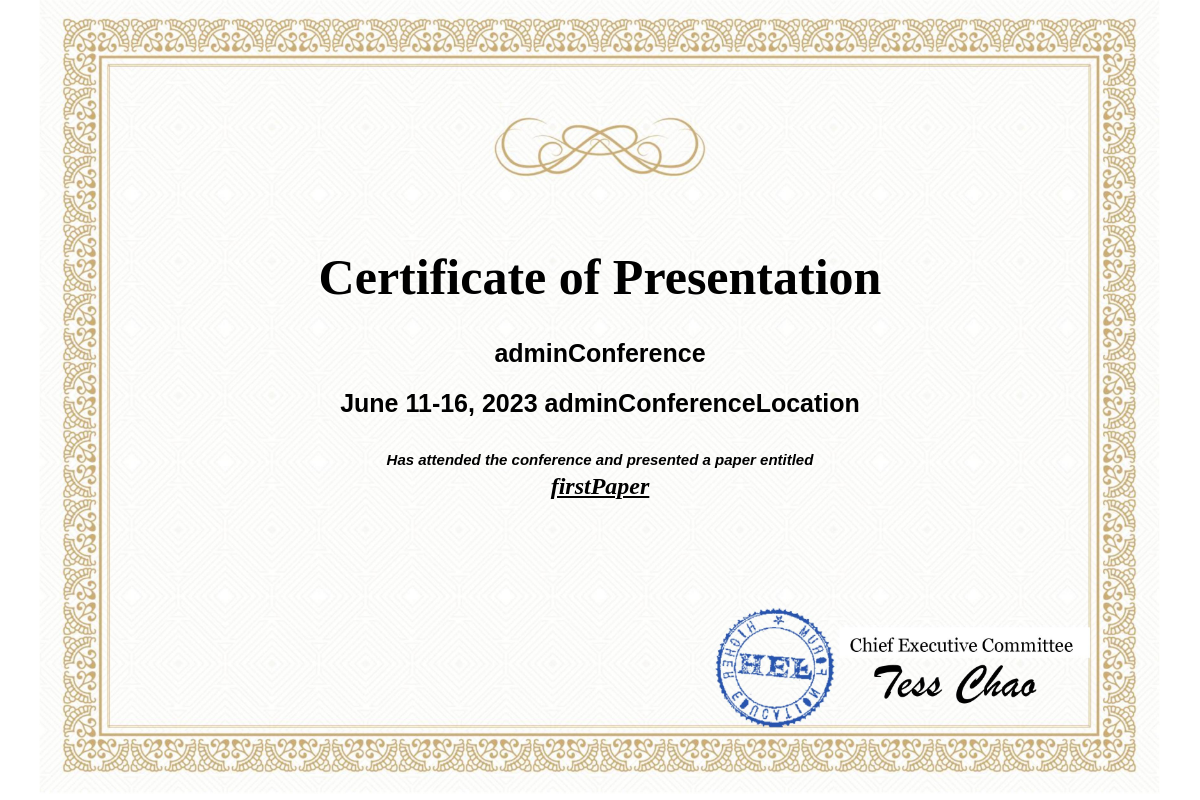
The page /certificate/ (signed in) on the database as committed earlier.
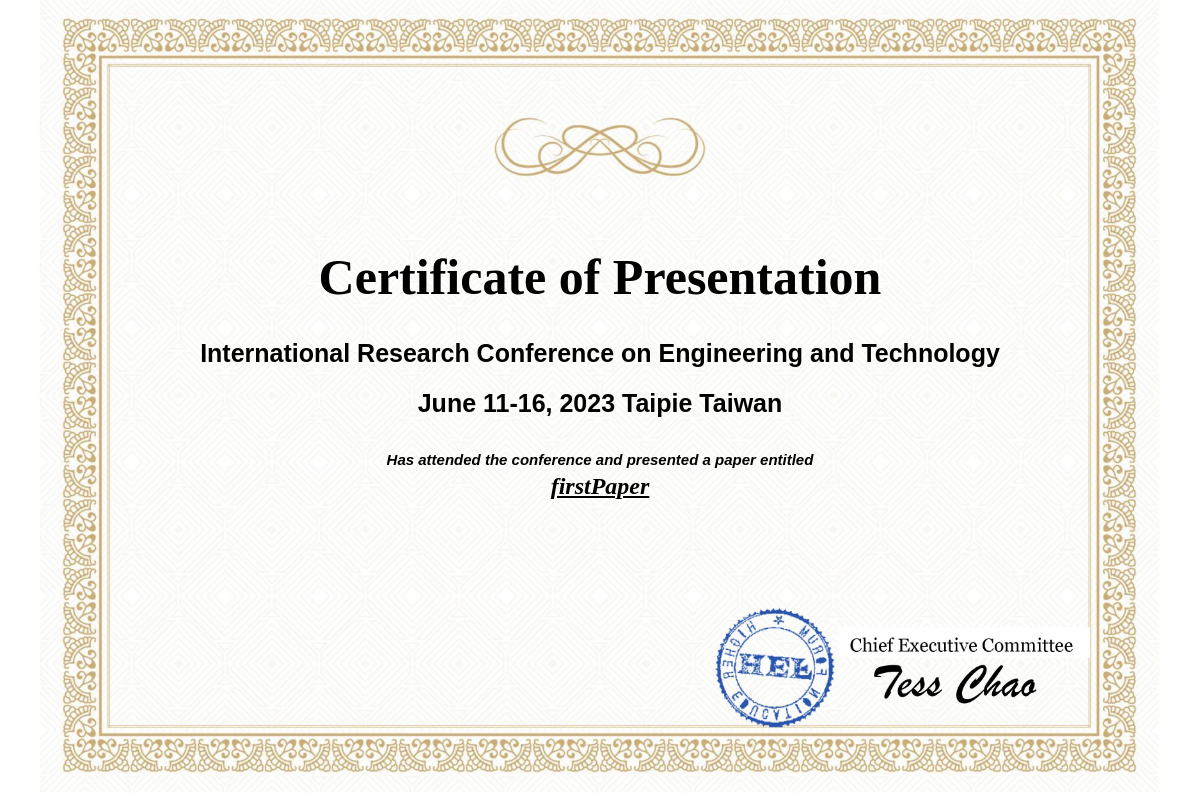
The same page on the database as committed later.
### authentication/models.py (models this page shows, shortened)
class UserProfile(models.Model):
    user = models.OneToOneField(
        User, on_delete=models.CASCADE, primary_key=True)
    userCategory = models.CharField(max_length=20)
    userCountry = models.CharField(max_length=20)
    userUniversity = models.CharField(max_length=40)
    conference = models.ForeignKey(Conference, on_delete=models.CASCADE)
    class Meta:
        verbose_name_plural = "UserProfiles"

class Conference(models.Model):
    conferenceCode = models.CharField(max_length=20, primary_key=True)
    conferenceName = models.CharField(
        max_length=100, default='adminConference')
    conferenceStartDate = models.DateField(default=CONFERENCE_START_DATE)
    conferenceEndDate = models.DateField(default=CONFERENCE_END_DATE)
    conferenceLocation = models.CharField(
        max_length=30, default='adminLocation')
    conferenceType = models.CharField(max_length=20, default='adminType')
    agenda = models.FileField(upload_to='agenda/')
    proceedings = models.FileField(upload_to='proceedings/')
    program = models.FileField(upload_to='program/')

### authentication/views.py (the view)
# urls.py: path('certificate/', views.certificate, name='certificate'),
def certificate(request):
    if request.user.is_authenticated:
        user = request.user
        user_profile = UserProfile.objects.get(user=user)
        paper = Paper.objects.get(user=user)
        context = {
            'user_profile': user_profile,
            'paper': paper,
        }
        return render(request, 'pages/certificate.html', context)
    else:
        messages.error(request, "Please log in to view your certificate.")
        return redirect('sign-in')

### templates/pages/certificate.html (shortened to what this page needs)
{% load static %}
<!DOCTYPE html>
<html lang="en">
<head>
</head>
<body>
  <img id="background-image" src="../static/img/certificate1.jpg" alt="Certificate Background">
  <div class="certificate-content">
    <h1 class="title">Certificate of Presentation</h1>
    <h1 class="conference-name">{{ user_profile.conference.conferenceName }}</h1>
    <h2 class="conference-details">{{ user_profile.conference.conferenceStartDate|date:"F j" }}-{{ user_profile.conference.conferenceEndDate|date:"j, Y" }} {{ user_profile.conference.conferenceLocation }}</h2>
    <h5 class="attend"> Has attended the conference and presented a paper entitled</h5>
    <h5 class="paper-title"> {{ paper.paperTitle }}</h5>
  </div>
  </body>
</html>

Rows that differ between the two databases and show on the page:
changed through a linked row, UserProfile "June 11": conference.conferenceName "adminConference" → "International Research Conference on Engineering and Technology"; conference.conferenceLocation "adminConferenceLocation" → "Taipie Taiwan"
